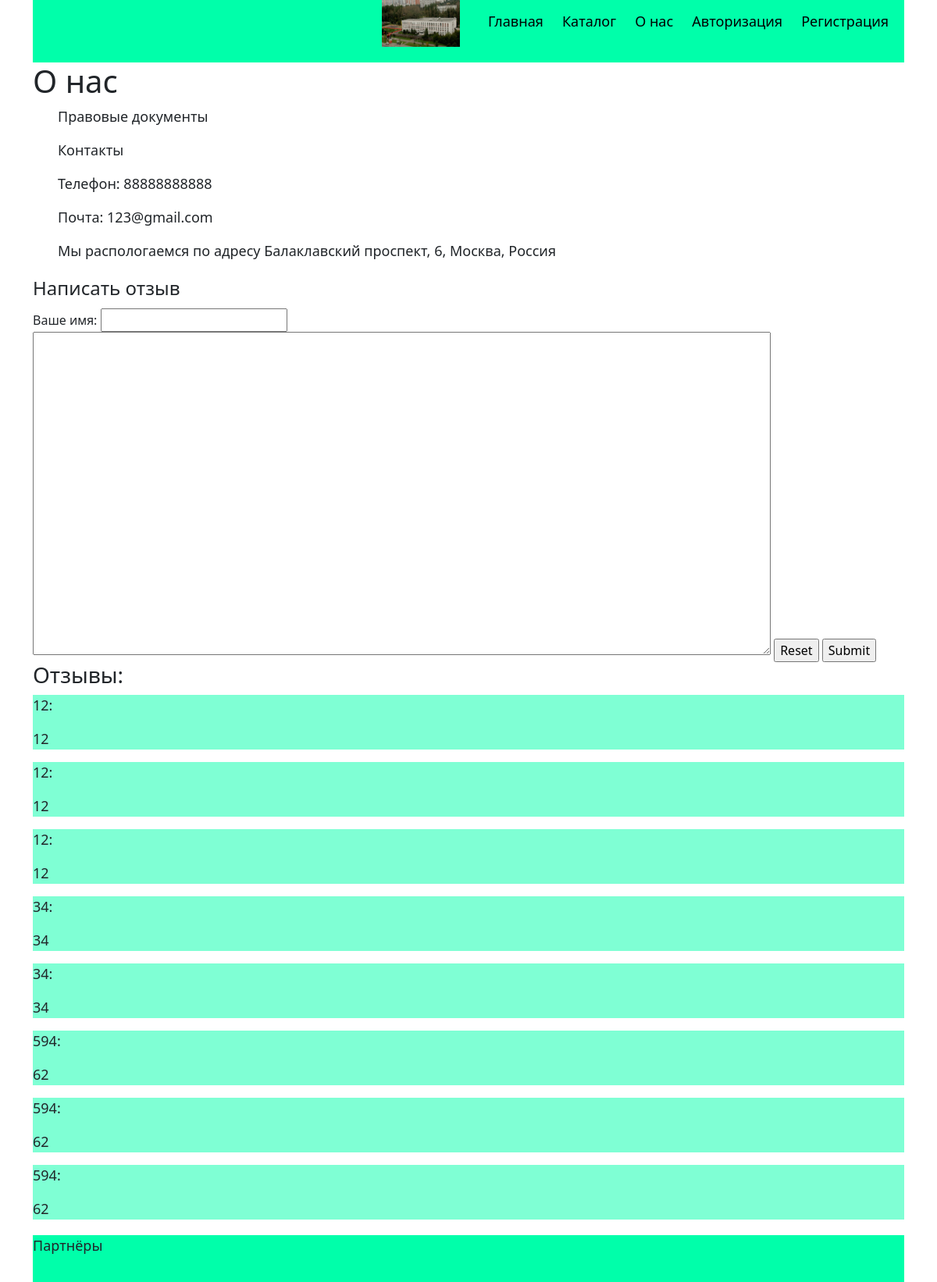
/about_us/, run on an earlier commit of the app's database.
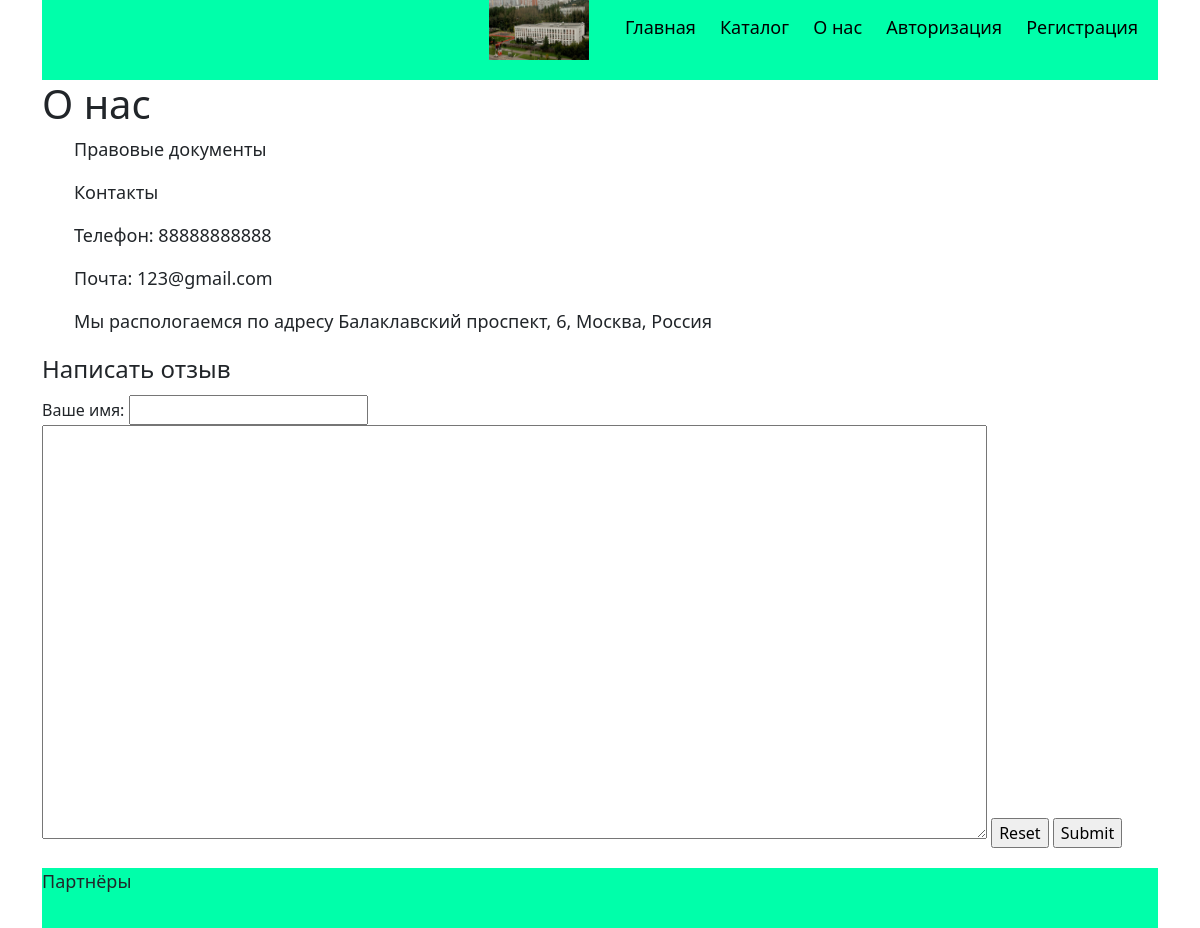
And on a later commit of the database.
### ORM.py (models this page shows)
class Feedback(db.Model):
    id = db.Column(db.Integer, primary_key=True)
    name = db.Column(db.String(200))
    review = db.Column(db.String(200))

### main.py (the view)
@app.route('/about_us/', methods=['GET', 'POST'])
def about_us():
    if request.method == 'POST':
        name = request.form.get('name')
        review = request.form.get('review')
        if name!='' and review!='':
            db.session.add(Feedback(name=name,review=review))
            db.session.commit()
    return render_template('About_us.html',feedback=Feedback.query.all())

### templates/About_us.html (shortened to what this page needs)
{% extends "base.html" %}
{% block content %}
        <h1>О нас</h1>
        <ul>
            <li><p>Правовые документы</p></li>
            <li><p>Контакты</p></li>
            <li><p>Телефон: 88888888888</p></li>
            <li><p>Почта: 123@gmail.com</p></li>
            <li><p>Мы распологаемся по адресу Балаклавский проспект, 6, Москва, Россия</p></li>
        </ul>
        <form method="post">
            <legend>Написать отзыв</legend>
            Ваше имя: <input type="text" name="name"> <br>
            <textarea name="review" id="" cols="100" rows="17"></textarea>
            <input type="reset">
            <input type="submit">
        </form>
        {% if feedback %}
            <div>
                <h3>Отзывы:</h3>
                {% for feed in feedback %}
                    <div class="feedback">
                        <p>{{feed.name+':'}}</p>
                        <p>{{feed.review}}</p>
                    </div>
                {% endfor %}
            </div>
        {% endif %}
{% endblock %}

### templates/base.html (shortened to what this page needs)
<!DOCTYPE html>
<html lang="en">
<head>
    <link href="https://cdn.jsdelivr.net/npm/bootstrap@5.1.3/dist/css/bootstrap.min.css" rel="stylesheet">
    <link rel="stylesheet" type="text/css" href="{{ url_for('static', filename='style.css') }}">
</head>
<body>
    <div class="container">
        <header>
            <img class='logot' src="{{ url_for('static', filename='log.jpg') }}" alt="Логотип"></a>
            <ul class="menu_links">
                <li class='menu_link'><a href="/">Главная</a></li>
                <li class='menu_link'><a href="/catalog/">Каталог</a></li>
                <li class='menu_link'><a href="/about_us/">О нас</a></li>
                {% if session['login'] %}
                    <li class='menu_link'><a href="/sign_out/">{{session['login']}}</a></li>
                {% else %}
                    <li class='menu_link'><a href="/sign_in/">Авторизация</a></li>
                {% endif %}
                <li class='menu_link'><a href="/registration/">Регистрация</a></li>
            </ul>
        </header>
        <div>{% block content %}{% endblock %}</div>
        <footer>
            <p>Партнёры</p>
        </footer>
    </div>
</body>
</html>

### static/Style.css (style rules this page uses)
ul { list-style-type:none }
header { width: 100%; background-color: #0FA; height: 80px; text-align: right; }
footer { background-color: #0FA; height: 60px; margin-top: 20px; }
a { text-decoration: none; color: black; font-size: large; }
p { font-size: large; }
.logot { width: 100px; height: 60px; display: inline-block; }
.menu_links { margin-left: auto; margin-right: 0; display: inline-block; }
.menu_link { text-align: right; display: inline-block; margin-right: 20px; }
.container { margin: 0 auto; width: 100%; }

What changed in the data, as far as the page shows it:
removed Feedback: name "12:", review "12"
removed Feedback: name "12:", review "12"
removed Feedback: name "12:", review "12"
removed Feedback: name "34:", review "34"
removed Feedback: name "34:", review "34"
removed Feedback: name "594:", review "62"
removed Feedback: name "594:", review "62"
removed Feedback: name "594:", review "62"
Also different on the page:
text no longer shown: "Отзывы:"
